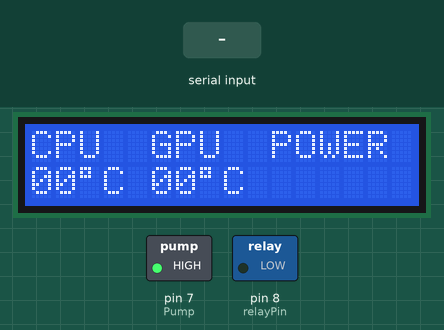
The sketch below on a simulated Arduino Uno, built with avr-gcc and run on an emulated ATmega328P. Parts: 16×2 character LCD, switched loads named in the sketch (green lamp = pin HIGH). Inputs (shaded band) come from the test bench.

Above: at 1.2 s.
1.3 s: "90,45\n" received over Serial
At 3.3 s:
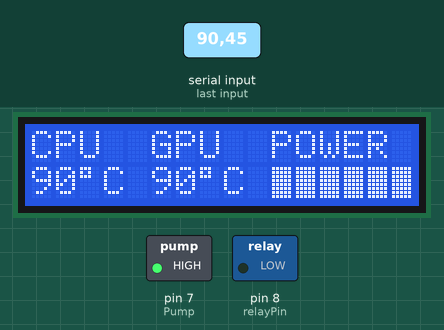
3.6 s: "200\n" received over Serial
At 5.4 s:
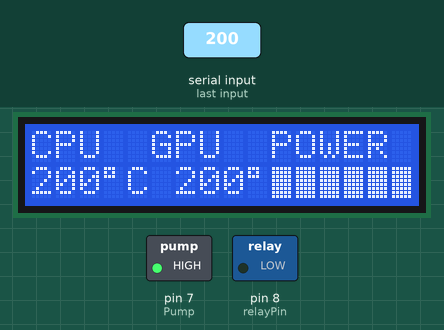
5.7 s: "90\n" received over Serial
At 7.8 s:
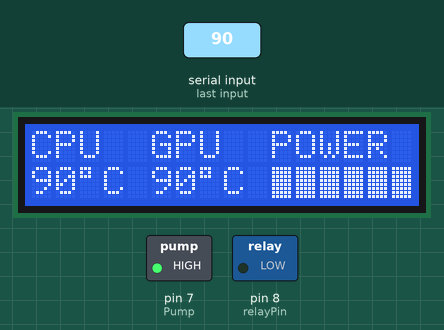
Timing chart, 0 to 9.3 s (numbered marks = the images above; inputs shaded):
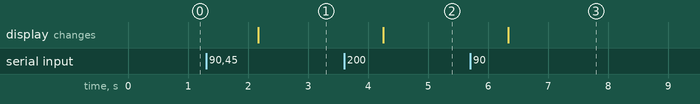

Measured:
- after the input at 1.3 s, the display: changes after 0.87 s (image 1)
- after the input at 3.6 s, the display: changes after 0.65 s (image 2)
- after the input at 5.7 s, the display: changes after 0.64 s (image 3)

The sketch:

StatusMonitor_Arduino.ino
```cpp
#include <Wire.h>
#include <LiquidCrystal_I2C.h>

LiquidCrystal_I2C lcd(0x27, 16, 2);
String data;
int cpu_temp = 0;
int gpu_temp = 0;
int prev_cpu_temp = 0;
int prev_gpu_temp = 0;

const int Pump = 7;
const int relayPin = 8;

int peltierLevel = 0;

unsigned long previousMillis = 0;
unsigned long relayOnTime = 0;
unsigned long relayOffTime = 0;
bool relayState = LOW;

void setup() {
  lcd.init();
  lcd.backlight();
  lcd.print("Loading...");
  Serial.begin(9600);
  pinMode(Pump, OUTPUT);
  pinMode(relayPin, OUTPUT);
  digitalWrite(Pump, HIGH);
  digitalWrite(relayPin, LOW);
}

void loop() {
  while (Serial.available()) {
    data = Serial.readStringUntil('\n');
    int a1 = data.indexOf("a");
    int c1 = data.indexOf("c");
    int new_cpu_temp = data.substring(a1 + 1, c1).toInt();
    int new_gpu_temp = data.substring(c1 + 1).toInt();

    if (new_cpu_temp != 0) {
      cpu_temp = new_cpu_temp;
    }
    if (new_gpu_temp != 0) {
      gpu_temp = new_gpu_temp;
    }
  }

  readPeltierLevel();
  controlRelay();

  lcd.clear();
  lcd.setCursor(0, 0);
  lcd.print("CPU  GPU  POWER");
  lcd.setCursor(0, 1);
  lcd.print(formatTemp(cpu_temp) + "C " + formatTemp(gpu_temp) + "C");

  displayPeltierBar(peltierLevel);

  delay(1000); // 1초마다 업데이트
}

void readPeltierLevel() {
  int average_temp = (cpu_temp + gpu_temp) / 2;
  peltierLevel = map(average_temp, 40, 80, 0, 5); // 평균 온도를 0에서 5단계로 매핑
}

String formatTemp(int temp) {
  if (temp < 10) {
    return "0" + String(temp) + (char)223;
  } else {
    return String(temp) + (char)223;
  }
}

void displayPeltierBar(int level) {
  if (cpu_temp == 0 && gpu_temp == 0) {
    lcd.setCursor(10, 1);
    lcd.print(" ");
  } else {
    int barLength = map(level, 0, 5, 1, 6);

    lcd.setCursor(10, 1);
    for (int i = 0; i < barLength; i++) {
      lcd.print((char)255);
    }
    for (int i = barLength; i <= 6; i++) {
      lcd.print(" ");
    }
  }
}

void controlRelay() {
  unsigned long currentMillis = millis();
  switch (peltierLevel) {
    case 0:
      digitalWrite(relayPin, LOW); // 릴레이 끄기
      break;
    case 1:
      relayPulse(2000, 3000, currentMillis); // 2초 켜고 3초 끔
      break;
    case 2:
      relayPulse(4000, 2000, currentMillis); // 4초 켜고 2초 끔
      break;
    case 3:
      relayPulse(6000, 2000, currentMillis); // 6초 켜고 2초 끔
      break;
    case 4:
      relayPulse(8000, 1000, currentMillis); // 8초 켜고 1초 끔
      break;
    case 5:
      digitalWrite(relayPin, HIGH); // 릴레이 켜기
      break;
  }
}

void relayPulse(int onTime, int offTime, unsigned long currentMillis) {
  if (relayState == LOW && (currentMillis - previousMillis >= relayOffTime)) {
    relayState = HIGH;
    previousMillis = currentMillis;
    digitalWrite(relayPin, HIGH); // 펠티어 켜기
    relayOnTime = onTime;
  }
  else if (relayState == HIGH && (currentMillis - previousMillis >= relayOnTime)) {
    relayState = LOW;
    previousMillis = currentMillis;
    digitalWrite(relayPin, LOW); // 펠티어 끄기
    relayOffTime = offTime;
  }
}
```
